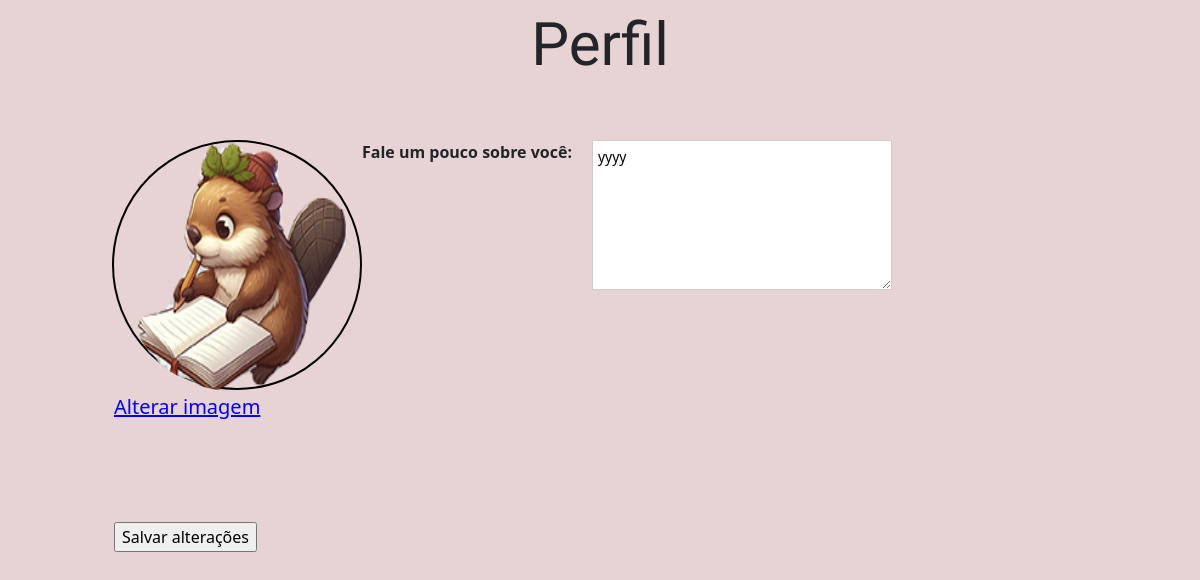
The page /noticias/perfil/ (signed in) on the database its author committed.
### usuarios/models.py (models this page shows, shortened)
class UserProfile(models.Model):
    user = models.OneToOneField(User, on_delete=models.CASCADE)
    profile_image = models.ImageField(
        upload_to='imagens/', blank=True, null=True)
    profile_text = models.TextField(blank=True)

### noticias/views.py (the view, shortened to what this page needs)
# urls.py: path('perfil/', views.perfil, name='perfil'),
@login_required
def perfil(request):
    pessoa = UserProfile.objects.get(user=request.user)
    return render(request, 'noticias/perfil.html', context={'pessoa': pessoa})

### noticias/templates/noticias/perfil.html (shortened to what this page needs)
{% load static %}
<!DOCTYPE html>
<html lang="en">
<head>
    <link rel="stylesheet" type="text/css" href="{% static 'css/perfil.css' %}">
    <link href="https://cdn.jsdelivr.net/npm/bootstrap@5.0.2/dist/css/bootstrap.min.css" rel="stylesheet">
</head>
</head>
<body style="background-color: rgba(207, 166, 166, 0.493)">
    <div class="container-fluid header-perfil">Perfil</div>
    <form action="." method="POST" enctype="multipart/form-data">
        <div class="container-fluid main-c">
            <div class="perfil-foto-main">
                {% if pessoa.profile_image %}
                    <img class="perfil-foto" src={{ pessoa.profile_image.url }} alt="Imagem de Perfil">
                {% else %}
                <img class="perfil-foto" src="{% static 'img/entrar.png' %}" alt="Imagem Padrão">
                {% endif %}
                <label class="file-label" for="file-input">Alterar imagem</label>
                <input class="submit-main" type="submit" value="Salvar alterações">
            </div>
            <b>Fale um pouco sobre você:</b>
            <div class="form-perfil">
                <textarea class="textarea-text" name="texto-perfil" id="" cols="30" rows="10">{{ pessoa.profile_text }}</textarea>
            </div>
        </div>
    </form>
</body>
</html>

### templates/static/css/perfil.css (style rules this page uses)
.perfil-foto-main { border: 2px solid black; width: 250px; height: 250px; border-radius: 50%; margin-left: 100px; }
.perfil-foto { border-radius: 50%; width: 250px; height: 250px; }
body { background-color: rgba(207, 166, 166, 0.493) }
.header-perfil { font-size: 60px; font-family: 'Playpen Sans', sans-serif; text-align: center; }
.main-c { display: flex; margin-top: 50px; }
.textarea-text { width: 300px; height: 150px; font-size: 14px; border: 1px solid #ccc; padding: 5px; margin-left: 20px; }
.file-label { font-size: 20px; text-decoration: underline; color: blue; cursor: pointer; }
.submit-main { margin-top: 100px; }

### rows shown on the page
UserProfile: profile_image (picture), texto-perfil "yyyy"
